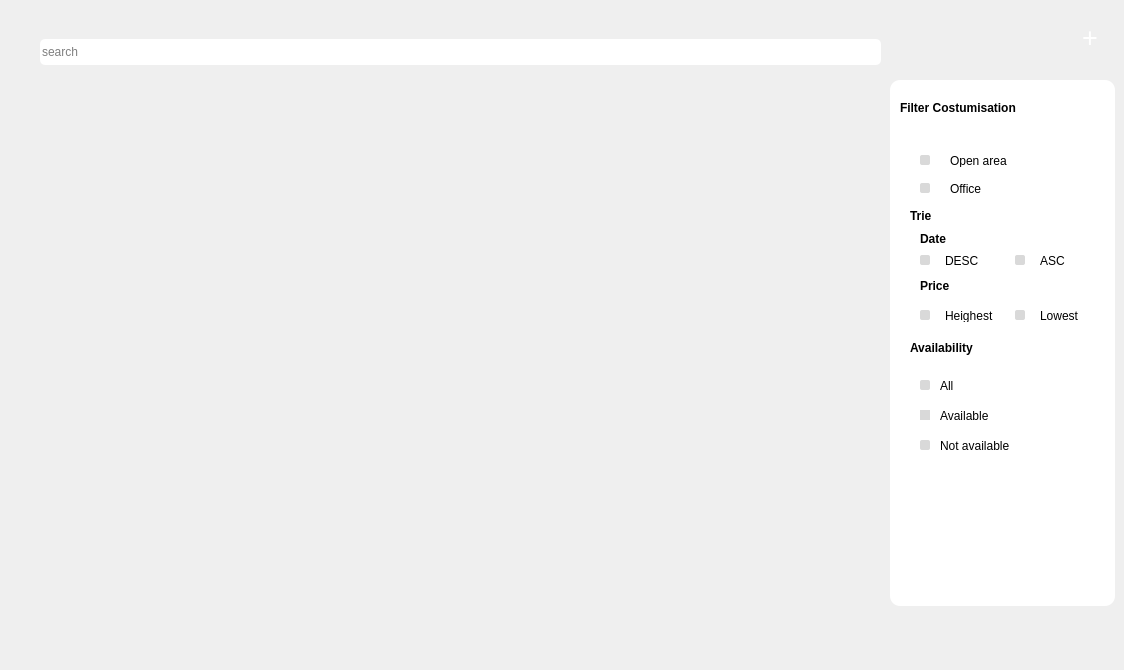
      <widget class="QWidget" name="add_office_page">
       <widget class="QPushButton" name="add_office_btn">
        <property name="geometry">
         <rect>
          <x>1070</x>
          <y>20</y>
          <width>40</width>
          <height>40</height>
         </rect>
        </property>
        <property name="font">
         <font>
          <pointsize>20</pointsize>
         </font>
        </property>
        <property name="styleSheet">
         <string notr="true">background-color:transparent;
padding-bottom:6px;
color:white;</string>
        </property>
        <property name="text">
         <string>+</string>
        </property>
        <property name="flat">
         <bool>true</bool>
        </property>
       </widget>
       <widget class="QLabel" name="background_add_office_btn">
        <property name="geometry">
         <rect>
          <x>1070</x>
          <y>20</y>
          <width>40</width>
          <height>40</height>
         </rect>
        </property>
        <property name="text">
         <string/>
        </property>
        <property name="pixmap">
         <pixmap resource="res.qrc">:/img/img/blue_circle.png</pixmap>
        </property>
       </widget>
       <widget class="QWidget" name="list_of_offices" native="true">
        <property name="geometry">
         <rect>
          <x>0</x>
          <y>10</y>
          <width>881</width>
          <height>651</height>
         </rect>
        </property>
        <widget class="QScrollArea" name="scrollArea">
         <property name="geometry">
          <rect>
           <x>18</x>
           <y>60</y>
           <width>861</width>
           <height>539</height>
          </rect>
         </property>
         <property name="styleSheet">
          <string notr="true">border:none;</string>
         </property>
         <property name="widgetResizable">
          <bool>true</bool>
         </property>
         <property name="alignment">
          <set>Qt::AlignLeading|Qt::AlignLeft|Qt::AlignTop</set>
         </property>
         <widget class="QWidget" name="scrollAreaWidgetContents">
          <property name="geometry">
           <rect>
            <x>0</x>
            <y>0</y>
            <width>861</width>
            <height>539</height>
           </rect>
          </property>
          <layout class="QVBoxLayout" name="CardsLayout"/>
         </widget>
        </widget>
        <widget class="QLineEdit" name="search_line_office">
         <property name="geometry">
          <rect>
           <x>40</x>
           <y>29</y>
           <width>841</width>
           <height>26</height>
          </rect>
         </property>
         <property name="styleSheet">
          <string notr="true">position: absolute;
width: 841px;
height: 26px;

background: #FFFFFF;
border-radius: 5px;</string>
         </property>
         <property name="placeholderText">
          <string>search</string>
         </property>
        </widget>
        <widget class="QLabel" name="search_icon_office_label">
         <property name="geometry">
          <rect>
           <x>852</x>
           <y>31</y>
           <width>24</width>
           <height>24</height>
          </rect>
         </property>
         <property name="text">
          <string/>
         </property>
         <property name="pixmap">
          <pixmap resource="res.qrc">:/img/img/search_black_24dp.svg</pixmap>
         </property>
        </widget>
       </widget>
       <widget class="QWidget" name="Filter_office_widget" native="true">
        <property name="geometry">
         <rect>
          <x>890</x>
          <y>80</y>
          <width>225</width>
          <height>526</height>
         </rect>
        </property>
        <property name="styleSheet">
         <string notr="true">background-color:white;
border-radius:10px;</string>
        </property>
        <widget class="QLabel" name="Filter_office_title">
         <property name="geometry">
          <rect>
           <x>10</x>
           <y>20</y>
           <width>150</width>
           <height>15</height>
          </rect>
         </property>
         <property name="styleSheet">
          <string notr="true">position: absolute;
width: 150px;
height: 15px;

font-family: 'Inter';
font-style: normal;
font-weight: bold;
font-size: 12px;
line-height: 15px;
/* identical to box height */

letter-spacing: 0.15em;

color: #000000;</string>
         </property>
         <property name="text">
          <string>Filter Costumisation</string>
         </property>
        </widget>
        <widget class="QLabel" name="filter_office_icon">
         <property name="geometry">
          <rect>
           <x>188</x>
           <y>20</y>
           <width>24</width>
           <height>24</height>
          </rect>
         </property>
         <property name="text">
          <string/>
         </property>
         <property name="pixmap">
          <pixmap resource="res.qrc">:/img/img/Filter_icon.png</pixmap>
         </property>
        </widget>
        <widget class="QLabel" name="Open_area">
         <property name="geometry">
          <rect>
           <x>60</x>
           <y>75</y>
           <width>69</width>
           <height>12</height>
          </rect>
         </property>
         <property name="styleSheet">
          <string notr="true">position: absolute;
width: 150px;
height: 15px;

font-family: 'Inter';
font-style: normal;

font-size: 12px;
line-height: 15px;
/* identical to box height */

letter-spacing: 0.15em;

color: #000000;</string>
         </property>
         <property name="text">
          <string>Open area</string>
         </property>
        </widget>
        <widget class="QLabel" name="Office_text">
         <property name="geometry">
          <rect>
           <x>60</x>
           <y>103</y>
           <width>69</width>
           <height>12</height>
          </rect>
         </property>
         <property name="styleSheet">
          <string notr="true">position: absolute;
width: 150px;
height: 15px;

font-family: 'Inter';
font-style: normal;

font-size: 12px;
line-height: 15px;
/* identical to box height */

letter-spacing: 0.15em;

color: #000000;</string>
         </property>
         <property name="text">
          <string>Office</string>
         </property>
        </widget>
        <widget class="QLabel" name="trie_text">
         <property name="geometry">
          <rect>
           <x>20</x>
           <y>130</y>
           <width>69</width>
           <height>12</height>
          </rect>
         </property>
         <property name="styleSheet">
          <string notr="true">position: absolute;
width: 150px;
height: 15px;

font-family: 'Inter';
font-style: normal;
font-weight:bold;
font-size: 12px;
line-height: 15px;
/* identical to box height */

letter-spacing: 0.15em;

color: #000000;</string>
         </property>
         <property name="text">
          <string>Trie </string>
         </property>
        </widget>
        <widget class="QLabel" name="DESC_text">
         <property name="geometry">
          <rect>
           <x>55</x>
           <y>175</y>
           <width>69</width>
           <height>12</height>
          </rect>
         </property>
         <property name="styleSheet">
          <string notr="true">position: absolute;
width: 150px;
height: 15px;

font-family: 'Inter';
font-style: normal;

font-size: 12px;
line-height: 15px;
/* identical to box height */

letter-spacing: 0.15em;

color: #000000;</string>
         </property>
         <property name="text">
          <string>DESC</string>
         </property>
        </widget>
        <widget class="QLabel" name="Heighest_text">
         <property name="geometry">
          <rect>
           <x>55</x>
           <y>230</y>
           <width>69</width>
           <height>12</height>
          </rect>
         </property>
         <property name="styleSheet">
          <string notr="true">position: absolute;
width: 150px;
height: 15px;

font-family: 'Inter';
font-style: normal;

font-size: 12px;
line-height: 15px;
/* identical to box height */

letter-spacing: 0.15em;

color: #000000;</string>
         </property>
         <property name="text">
          <string>Heighest</string>
         </property>
        </widget>
        <widget class="QPushButton" name="open_area_button">
         <property name="geometry">
          <rect>
           <x>30</x>
           <y>75</y>
           <width>10</width>
           <height>10</height>
          </rect>
         </property>
         <property name="styleSheet">
          <string notr="true">position: absolute;
width: 10px;
height: 10px;

background: #D9D9D9;
border-radius: 2px;</string>
         </property>
         <property name="text">
          <string/>
         </property>
        </widget>
        <widget class="QPushButton" name="heighest_button">
         <property name="geometry">
          <rect>
           <x>30</x>
           <y>230</y>
           <width>10</width>
           <height>10</height>
          </rect>
         </property>
         <property name="styleSheet">
          <string notr="true">position: absolute;
width: 10px;
height: 10px;

background: #D9D9D9;
border-radius: 2px;</string>
         </property>
         <property name="text">
          <string/>
         </property>
        </widget>
        <widget class="QPushButton" name="desc_button">
         <property name="geometry">
          <rect>
           <x>30</x>
           <y>175</y>
           <width>10</width>
           <height>10</height>
          </rect>
         </property>
         <property name="styleSheet">
          <string notr="true">position: absolute;
width: 10px;
height: 10px;

background: #D9D9D9;
border-radius: 2px;</string>
         </property>
         <property name="text">
          <string/>
         </property>
        </widget>
        <widget class="QPushButton" name="lowest_button">
         <property name="geometry">
          <rect>
           <x>125</x>
           <y>230</y>
           <width>10</width>
           <height>10</height>
          </rect>
         </property>
         <property name="styleSheet">
          <string notr="true">position: absolute;
width: 10px;
height: 10px;

background: #D9D9D9;
border-radius: 2px;</string>
         </property>
         <property name="text">
          <string/>
         </property>
        </widget>
        <widget class="QPushButton" name="office_button">
         <property name="geometry">
          <rect>
           <x>30</x>
           <y>103</y>
           <width>10</width>
           <height>10</height>
          </rect>
         </property>
         <property name="styleSheet">
          <string notr="true">position: absolute;
width: 10px;
height: 10px;

background: #D9D9D9;
border-radius: 2px;</string>
         </property>
         <property name="text">
          <string/>
         </property>
        </widget>
        <widget class="QPushButton" name="asc_button">
         <property name="geometry">
          <rect>
           <x>125</x>
           <y>175</y>
           <width>10</width>
           <height>10</height>
          </rect>
         </property>
         <property name="styleSheet">
          <string notr="true">position: absolute;
width: 10px;
height: 10px;

background: #D9D9D9;
border-radius: 2px;</string>
         </property>
         <property name="text">
          <string/>
         </property>
        </widget>
        <widget class="QPushButton" name="available_2">
         <property name="geometry">
          <rect>
           <x>30</x>
           <y>330</y>
           <width>10</width>
           <height>10</height>
          </rect>
         </property>
         <property name="styleSheet">
          <string notr="true">position: absolute;
width: 10px;
height: 10px;

background: #D9D9D9;
border-radius: 10px;</string>
         </property>
         <property name="text">
          <string/>
         </property>
        </widget>
        <widget class="QPushButton" name="not_available_button">
         <property name="geometry">
          <rect>
           <x>30</x>
           <y>360</y>
           <width>10</width>
           <height>10</height>
          </rect>
         </property>
         <property name="styleSheet">
          <string notr="true">position: absolute;
width: 10px;
height: 10px;

background: #D9D9D9;
border-radius: 2px;</string>
         </property>
         <property name="text">
          <string/>
         </property>
        </widget>
        <widget class="QPushButton" name="all_button">
         <property name="geometry">
          <rect>
           <x>30</x>
           <y>300</y>
           <width>10</width>
           <height>10</height>
          </rect>
         </property>
         <property name="styleSheet">
          <string notr="true">position: absolute;
width: 10px;
height: 10px;

background: #D9D9D9;
border-radius: 2px;</string>
         </property>
         <property name="text">
          <string/>
         </property>
        </widget>
        <widget class="QLabel" name="NotAvailable_text">
         <property name="geometry">
          <rect>
           <x>50</x>
           <y>360</y>
           <width>69</width>
           <height>12</height>
          </rect>
         </property>
         <property name="styleSheet">
          <string notr="true">position: absolute;
width: 150px;
height: 15px;

font-family: 'Inter';
font-style: normal;

font-size: 12px;
line-height: 15px;
/* identical to box height */

letter-spacing: 0.15em;

color: #000000;</string>
         </property>
         <property name="text">
          <string>Not available</string>
         </property>
        </widget>
        <widget class="QLabel" name="all_text">
         <property name="geometry">
          <rect>
           <x>50</x>
           <y>300</y>
           <width>69</width>
           <height>12</height>
          </rect>
         </property>
         <property name="styleSheet">
          <string notr="true">position: absolute;
width: 150px;
height: 15px;

font-family: 'Inter';
font-style: normal;

font-size: 12px;
line-height: 15px;
/* identical to box height */

letter-spacing: 0.15em;

color: #000000;</string>
         </property>
         <property name="text">
          <string>All</string>
         </property>
        </widget>
        <widget class="QLabel" name="ASC_text">
         <property name="geometry">
          <rect>
           <x>150</x>
           <y>175</y>
           <width>69</width>
           <height>12</height>
          </rect>
         </property>
         <property name="styleSheet">
          <string notr="true">position: absolute;
width: 150px;
height: 15px;

font-family: 'Inter';
font-style: normal;

font-size: 12px;
line-height: 15px;
/* identical to box height */

letter-spacing: 0.15em;

color: #000000;</string>
         </property>
         <property name="text">
          <string>ASC</string>
         </property>
        </widget>
        <widget class="QLabel" name="available">
         <property name="geometry">
          <rect>
           <x>50</x>
           <y>330</y>
           <width>69</width>
           <height>12</height>
          </rect>
         </property>
         <property name="styleSheet">
          <string notr="true">position: absolute;
width: 150px;
height: 15px;

font-family: 'Inter';
font-style: normal;

font-size: 12px;
line-height: 15px;
/* identical to box height */

letter-spacing: 0.15em;

color: #000000;</string>
         </property>
         <property name="text">
          <string>Available</string>
         </property>
        </widget>
        <widget class="QLabel" name="Lowest_text">
         <property name="geometry">
          <rect>
           <x>150</x>
           <y>230</y>
           <width>69</width>
           <height>12</height>
          </rect>
         </property>
         <property name="styleSheet">
          <string notr="true">position: absolute;
width: 150px;
height: 15px;

font-family: 'Inter';
font-style: normal;

font-size: 12px;
line-height: 15px;
/* identical to box height */

letter-spacing: 0.15em;

color: #000000;</string>
         </property>
         <property name="text">
          <string>Lowest</string>
         </property>
        </widget>
        <widget class="QLabel" name="price_text">
         <property name="geometry">
          <rect>
           <x>30</x>
           <y>200</y>
           <width>69</width>
           <height>12</height>
          </rect>
         </property>
         <property name="styleSheet">
          <string notr="true">position: absolute;
width: 150px;
height: 15px;

font-family: 'Inter';
font-style: normal;

font-size: 12px;
line-height: 15px;
font-weight:bold;
/* identical to box height */

letter-spacing: 0.15em;

color: #000000;</string>
         </property>
         <property name="text">
          <string>Price</string>
         </property>
        </widget>
        <widget class="QLabel" name="date_text">
         <property name="geometry">
          <rect>
           <x>30</x>
           <y>153</y>
           <width>69</width>
           <height>12</height>
          </rect>
         </property>
         <property name="styleSheet">
          <string notr="true">position: absolute;
width: 150px;
height: 15px;

font-family: 'Inter';
font-style: normal;
font-weight:bold;
font-size: 12px;
line-height: 15px;
/* identical to box height */

letter-spacing: 0.15em;

color: #000000;</string>
         </property>
         <property name="text">
          <string>Date</string>
         </property>
        </widget>
        <widget class="QLabel" name="availabilty">
         <property name="geometry">
          <rect>
           <x>20</x>
           <y>260</y>
           <width>69</width>
           <height>16</height>
          </rect>
         </property>
         <property name="styleSheet">
          <string notr="true">position: absolute;
width: 150px;
height: 15px;

font-family: 'Inter';
font-style: normal;

font-size: 12px;
line-height: 15px;
font-weight:bold;
/* identical to box height */

letter-spacing: 0.15em;

color: #000000;</string>
         </property>
         <property name="text">
          <string>Availability</string>
         </property>
        </widget>
       </widget>
       <zorder>background_add_office_btn</zorder>
       <zorder>list_of_offices</zorder>
       <zorder>add_office_btn</zorder>
       <zorder>Filter_office_widget</zorder>
      </widget>
